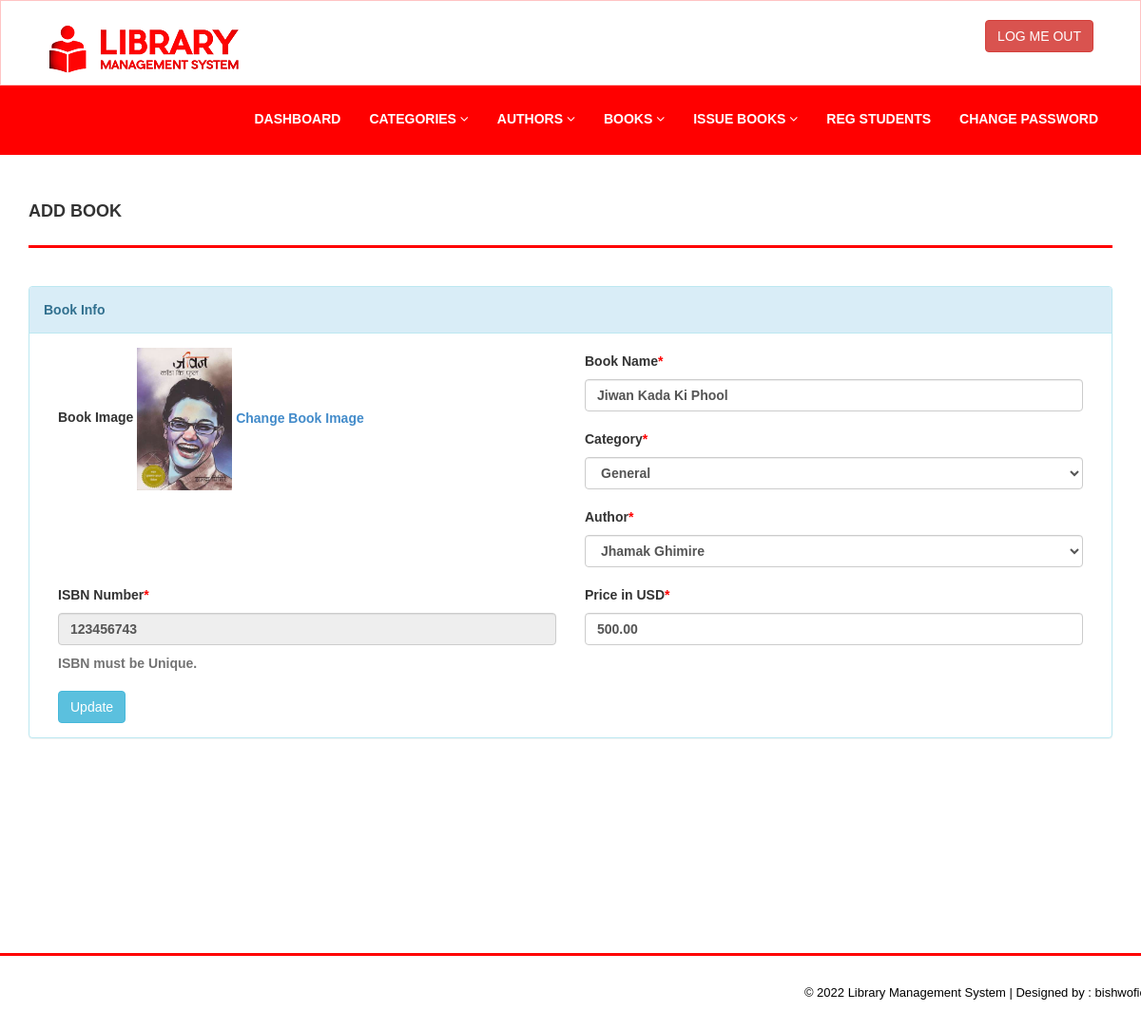
Page /admin/edit-book.php?bookid=12 (signed in) on the committed database.
### tables this page shows
CREATE TABLE `tblbooks` (
  `id` int(11) NOT NULL,
  `BookName` varchar(255) DEFAULT NULL,
  `CatId` int(11) DEFAULT NULL,
  `AuthorId` int(11) DEFAULT NULL,
  `ISBNNumber` varchar(25) DEFAULT NULL,
  `BookPrice` decimal(10,2) DEFAULT NULL,
  `bookImage` varchar(250) NOT NULL,
  `isIssued` int(1) DEFAULT NULL,
  `RegDate` timestamp NULL DEFAULT current_timestamp(),
  `UpdationDate` timestamp NULL DEFAULT NULL ON UPDATE current_timestamp()
);

CREATE TABLE `tblcategory` (
  `id` int(11) NOT NULL,
  `CategoryName` varchar(150) DEFAULT NULL,
  `Status` int(1) DEFAULT NULL,
  `CreationDate` timestamp NULL DEFAULT current_timestamp(),
  `UpdationDate` timestamp NULL DEFAULT '0000-00-00 00:00:00' ON UPDATE current_timestamp()
);

CREATE TABLE `tblauthors` (
  `id` int(11) NOT NULL,
  `AuthorName` varchar(159) DEFAULT NULL,
  `creationDate` timestamp NULL DEFAULT current_timestamp(),
  `UpdationDate` timestamp NULL DEFAULT NULL ON UPDATE current_timestamp()
);

### admin/edit-book.php (the view, shortened to what this page needs)
<?php
include('includes/config.php');
if(strlen($_SESSION['alogin'])==0)
    {
header('location:index.php');
}
else{
?>
<!DOCTYPE html>
<html xmlns="http://www.w3.org/1999/xhtml">
<head>
    <link href="assets/css/bootstrap.css" rel="stylesheet" />
    <link href="assets/css/font-awesome.css" rel="stylesheet" />
    <link href="assets/css/style.css" rel="stylesheet" />
</head>
<body>
<?php include('includes/header.php');?>
    <div class="content-wrapper">
         <div class="container">
        <div class="row pad-botm">
            <div class="col-md-12">
                <h4 class="header-line">Add Book</h4>
                            </div>
</div>
<div class="row">
<div class="col-md12 col-sm-12 col-xs-12">
<div class="panel panel-info">
<div class="panel-heading">
Book Info
</div>
<div class="panel-body">
<form role="form" method="post">
<?php
$bookid=intval($_GET['bookid']);
$sql = "SELECT tblbooks.BookName,tblcategory.CategoryName,tblcategory.id as cid,tblauthors.AuthorName,tblauthors.id as athrid,tblbooks.ISBNNumber,tblbooks.BookPrice,tblbooks.id as bookid,tblbooks.bookImage from  tblbooks join tblcategory on tblcategory.id=tblbooks.CatId join tblauthors on tblauthors.id=tblbooks.AuthorId where tblbooks.id=:bookid";
$query = $dbh -> prepare($sql);
$query->bindParam(':bookid',$bookid,PDO::PARAM_STR);
$query->execute();
$results=$query->fetchAll(PDO::FETCH_OBJ);
if($query->rowCount() > 0)
{
foreach($results as $result)
{               ?>
<div class="col-md-6">
<div class="form-group">
<label>Book Image</label>
<img src="bookimg/<?php echo htmlentities($result->bookImage);?>" width="100">
<a href="change-bookimg.php?bookid=<?php echo htmlentities($result->bookid);?>">Change Book Image</a>
</div></div>
<div class="col-md-6">
<div class="form-group">
<label>Book Name<span style="color:red;">*</span></label>
<input class="form-control" type="text" name="bookname" value="<?php echo htmlentities($result->BookName);?>" required />
</div></div>
<div class="col-md-6">
<div class="form-group">
<label> Category<span style="color:red;">*</span></label>
<select class="form-control" name="category" required="required">
<option value="<?php echo htmlentities($result->cid);?>"> <?php echo htmlentities($catname=$result->CategoryName);?></option>
</select>
</div></div>
<div class="col-md-6">
<div class="form-group">
<label> Author<span style="color:red;">*</span></label>
<select class="form-control" name="author" required="required">
<option value="<?php echo htmlentities($result->athrid);?>"> <?php echo htmlentities($athrname=$result->AuthorName);?></option>
</select>
</div></div>
<div class="col-md-6">
<div class="form-group">
<label>ISBN Number<span style="color:red;">*</span></label>
<input class="form-control" type="text" name="isbn" value="<?php echo htmlentities($result->ISBNNumber);?>"  readonly />
<p class="help-block">ISBN must be Unique.</p>
</div></div>
<div class="col-md-6">
 <div class="form-group">
 <label>Price in USD<span style="color:red;">*</span></label>
 <input class="form-control" type="text" name="price" value="<?php echo htmlentities($result->BookPrice);?>"   required="required" />
 </div></div>
 <?php }} ?><div class="col-md-12">
<button type="submit" name="update" class="btn btn-info">Update </button></div>
                                    </form>
                            </div>
                        </div>
                            </div>
        </div>
    </div>
    </div>
  <?php include('includes/footer.php');?>
</body>
</html>
<?php } ?>

### admin/assets/css/style.css (style rules this page uses)
.content-wrapper { margin-top: 40px; min-height:800px; padding-bottom:90px; }
.header-line { font-weight:900; padding-bottom:25px; border-bottom:3px solid #FF0000; text-transform:uppercase; }
.pad-botm { padding-bottom:30px; }

### rows in the picture
tblbooks: bookImage (picture), bookname "Jiwan Kada Ki Phool", category "General", author "Jhamak Ghimire", isbn "123456743", price "500.00"
